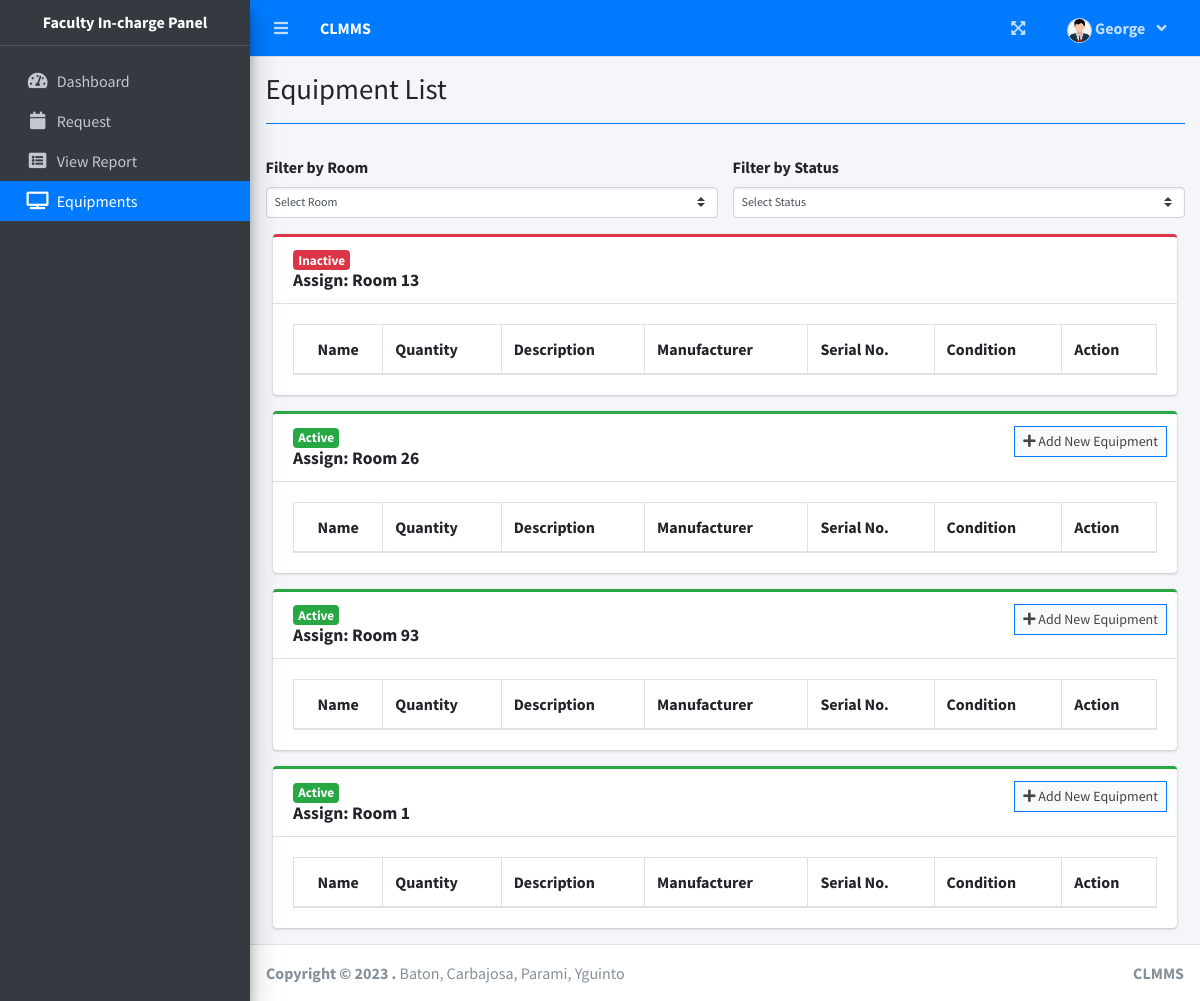
Before: /index.php?page=equipment_list (signed in) with the older database file.
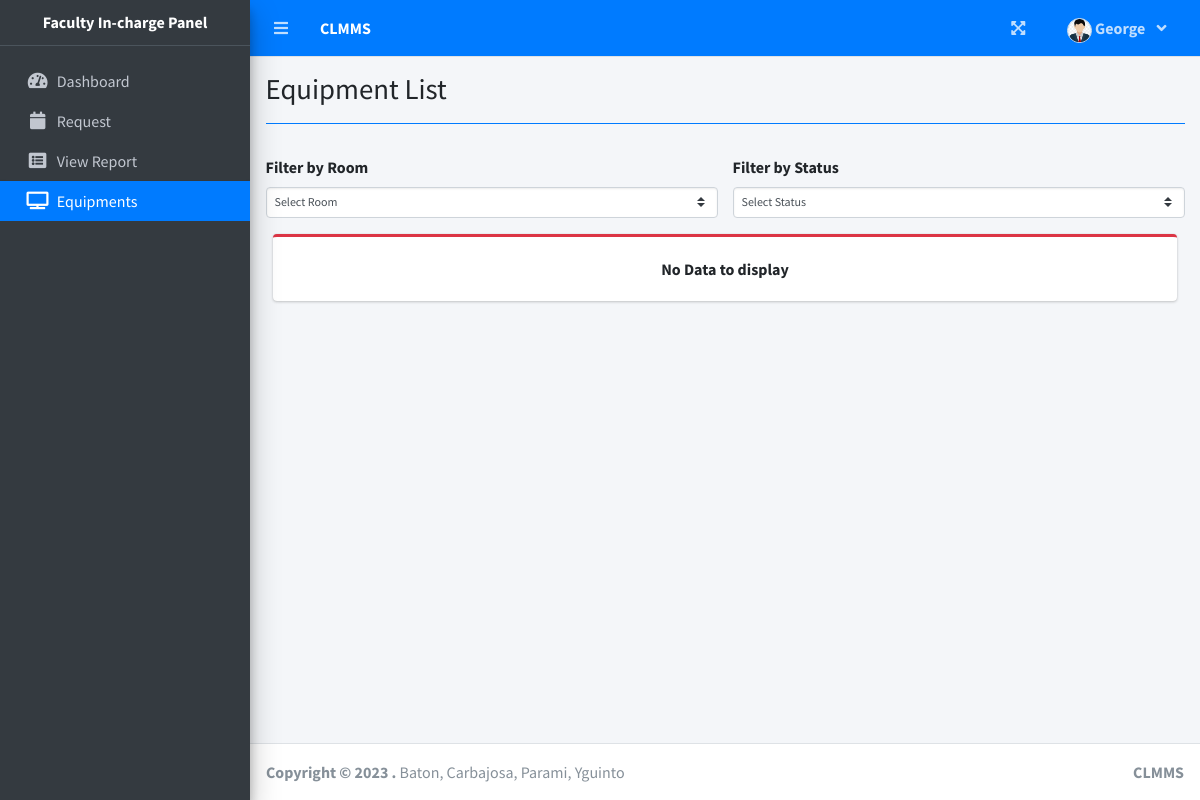
After: the same page with the newer database file.
### tables this page shows
CREATE TABLE `room_list` (
  `id` int(11) NOT NULL,
  `faculty_id` int(11) DEFAULT NULL,
  `room` varchar(7) NOT NULL,
  `description` text DEFAULT NULL,
  `capacity` int(11) NOT NULL DEFAULT 0,
  `status` int(11) NOT NULL DEFAULT 0
);

### faculty/equipment_list.php (the view, shortened to what the changed rows need)
<?php include 'db_connect.php' ?>
<?php
$eqList = $conn->query("SELECT * FROM room_list order by id desc");
?>
<?php
if (isset($_GET['room_id']) && $_GET['room_id'] > 0) {
	$eqList = $conn->query("SELECT * FROM room_list where id = " . $_GET['room_id']);
	$row = $eqList->fetch_assoc();
?>
	<div class="col-lg-12">
		<div class="card card-outline <?php echo $row['status'] == 1 ? "card-success" : "card-danger" ?>">
			<div class="card-header">
				<h3 class="card-title text-capitalize font-weight-bold">
					<?php if ($row['status'] == 1) : ?>
						<span class="badge badge-success">Active</span>
					<?php else : ?>
						<span class="badge badge-danger">Inactive</span>
					<?php endif; ?>
					<br>
					Assign: Room <?php echo $row['room'] ?>
				</h3>
				<?php if ($row['status'] == 1) : ?>
					<div class="card-tools">
						<a class="btn btn-block btn-sm btn-default btn-flat border-primary" href="./index.php?page=new_equipment&room_id=<?php echo $row['id'] ?>"><i class="fa fa-plus"></i> Add New Equipment</a>
					</div>
				<?php endif; ?>
			</div>
			<div class="card-body">
				<table class="table tabe-hover table-bordered equipment_list">
					<thead>
						<tr>
							<th class="text-center">Name</th>
							<th>Quantity</th>
							<th>Description</th>
							<th>Manufacturer</th>
							<th>Serial No.</th>
							<th>Condition</th>
							<th>Action</th>
						</tr>
					</thead>
					<tbody>
						<?php
						$qry = $conn->query("SELECT * FROM equipment_list where room_id = " . $row['id'] . " order by id asc");
						while ($row = $qry->fetch_assoc()) :
						?>
							<tr>
								<td class="text-center">
									<?php echo $row['name'] ?>
								</td>
								<td class="">
									<?php echo $row['quantity'] ?>
								</td>
								<td class="">
									<?php echo $row['description'] ?>
								</td>
								<td class="">
									<?php echo $row['manufacturer'] ?>
								</td>
								<td class="">
									<?php echo $row['serial_no'] ?>
								</td>
								<td class="">
									<?php echo $row['condition'] ?>
								</td>
								<td class="text-center">
									<div class="btn-group">
										<a href="./index.php?page=edit_equipment&id=<?php echo $row['id'] ?>" class="btn btn-primary btn-flat">
											<i class="fas fa-edit"></i>
										</a>
										<button type="button" class="btn btn-danger btn-flat delete_equipment" data-id="<?php echo $row['id'] ?>">
											<i class="fas fa-trash"></i>
										</button>
									</div>
								</td>
							</tr>
						<?php endwhile; ?>
					</tbody>
				</table>
			</div>
		</div>
	</div>
<?php } else { ?>
	<?php if ($eqList->num_rows <= 0) : ?>
		<div class="col-lg-12">
			<div class="card card-outline card-danger">
				<div class="card-body">
					<center><b>No Data to display</b></center>
				</div>
			</div>
		</div>
	<?php else : ?>
		<?php while ($row = $eqList->fetch_assoc()) : ?>
			<div class="col-lg-12">
				<div class="card card-outline <?php echo $row['status'] == 1 ? "card-success" : "card-danger" ?>">
					<div class="card-header">
						<h3 class="card-title text-capitalize font-weight-bold">
							<?php if ($row['status'] == 1) : ?>
								<span class="badge badge-success">Active</span>
							<?php else : ?>
								<span class="badge badge-danger">Inactive</span>
							<?php endif; ?>
							<br>
							Assign: Room <?php echo $row['room'] ?>
						</h3>
						<?php if ($row['status'] == 1) : ?>
							<div class="card-tools">
								<a class="btn btn-block btn-sm btn-default btn-flat border-primary" href="./index.php?page=new_equipment&room_id=<?php echo $row['id'] ?>"><i class="fa fa-plus"></i> Add New Equipment</a>
							</div>
						<?php endif; ?>
					</div>
					<div class="card-body">
						<table class="table tabe-hover table-bordered equipment_list">
							<thead>
								<tr>
									<th class="text-center">Name</th>
									<th>Quantity</th>
									<th>Description</th>
									<th>Manufacturer</th>
									<th>Serial No.</th>
									<th>Condition</th>
									<th>Action</th>
								</tr>
							</thead>
						</table>
					</div>
				</div>
			</div>
		<?php endwhile; ?>
	<?php endif; ?>
<?php } ?>

### faculty/sidebar.php (shortened to what the changed rows need)
<aside class="main-sidebar sidebar-dark-primary elevation-4">
  <div class="dropdown">
 	<a href="./" class="brand-link">
      <h3 class="text-center p-0 m-0"><b>Faculty In-charge Panel</b></h3>
  </a>
  </div>
</aside>

Changed rows visible on the page:
removed room_list: status "Inactive", room "13"
removed room_list: status "Active", room "26"
removed room_list: status "Active", room "93"
removed room_list: status "Active", room "1"
Other visible differences:
text now shown: "No Data to display"
